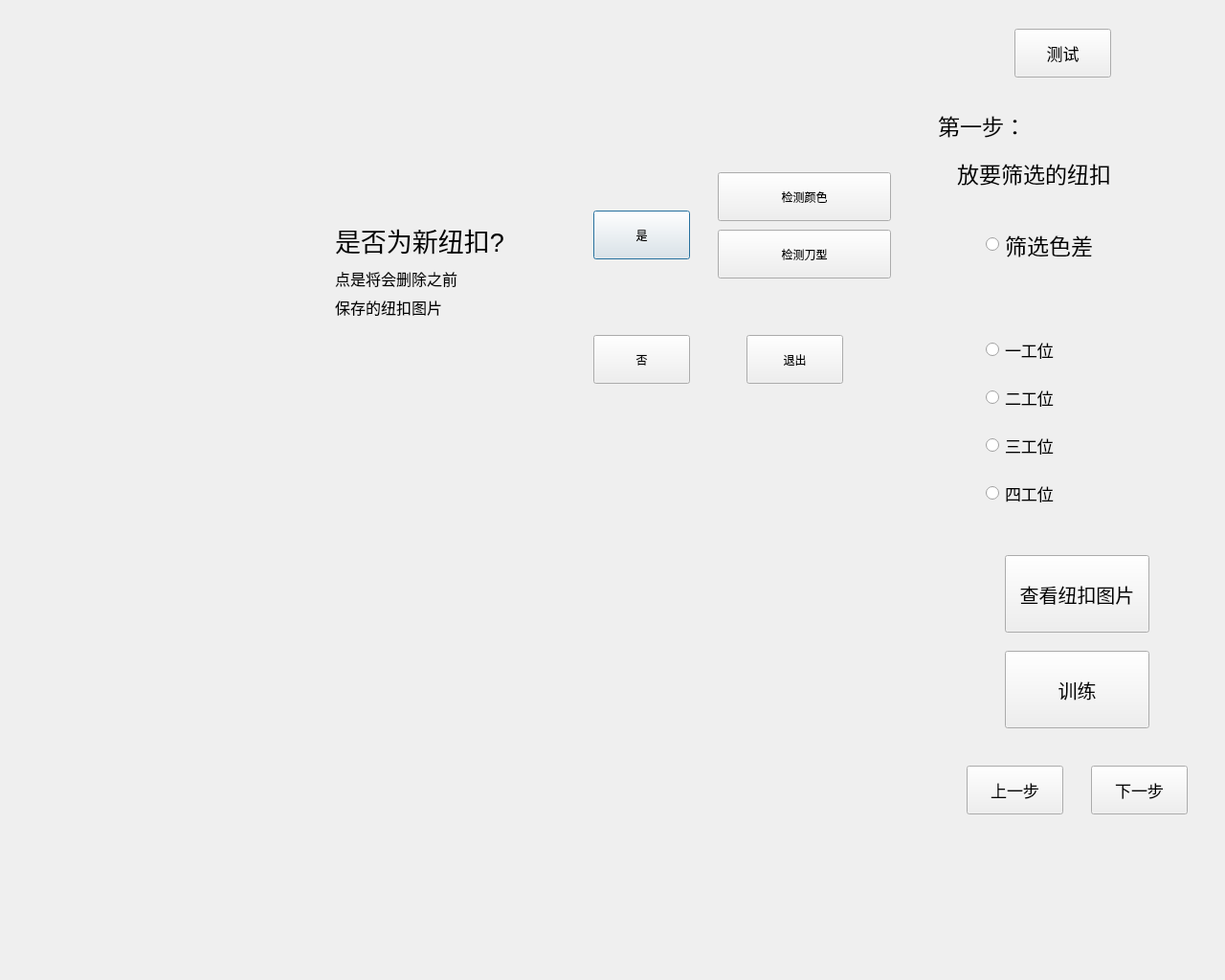
<?xml version="1.0" encoding="UTF-8"?>
<ui version="4.0">
 <class>DlgAiLearnClass</class>
 <widget class="QDialog" name="DlgAiLearnClass">
  <property name="geometry">
   <rect>
    <x>0</x>
    <y>0</y>
    <width>1280</width>
    <height>1024</height>
   </rect>
  </property>
  <property name="windowTitle">
   <string>DlgAiLearn</string>
  </property>
  <widget class="QWidget" name="widget_create" native="true">
   <property name="geometry">
    <rect>
     <x>160</x>
     <y>120</y>
     <width>801</width>
     <height>561</height>
    </rect>
   </property>
   <widget class="QLabel" name="label">
    <property name="geometry">
     <rect>
      <x>190</x>
      <y>100</y>
      <width>201</width>
      <height>61</height>
     </rect>
    </property>
    <property name="font">
     <font>
      <pointsize>20</pointsize>
     </font>
    </property>
    <property name="text">
     <string>是否为新纽扣?</string>
    </property>
   </widget>
   <widget class="QPushButton" name="pbtn_yes">
    <property name="geometry">
     <rect>
      <x>460</x>
      <y>100</y>
      <width>101</width>
      <height>51</height>
     </rect>
    </property>
    <property name="text">
     <string>是</string>
    </property>
   </widget>
   <widget class="QPushButton" name="pbtn_no">
    <property name="geometry">
     <rect>
      <x>460</x>
      <y>230</y>
      <width>101</width>
      <height>51</height>
     </rect>
    </property>
    <property name="text">
     <string>否</string>
    </property>
   </widget>
   <widget class="QLabel" name="label_2">
    <property name="geometry">
     <rect>
      <x>190</x>
      <y>140</y>
      <width>201</width>
      <height>61</height>
     </rect>
    </property>
    <property name="font">
     <font>
      <pointsize>12</pointsize>
     </font>
    </property>
    <property name="text">
     <string>点是将会删除之前</string>
    </property>
   </widget>
   <widget class="QLabel" name="label_3">
    <property name="geometry">
     <rect>
      <x>190</x>
      <y>170</y>
      <width>201</width>
      <height>61</height>
     </rect>
    </property>
    <property name="font">
     <font>
      <pointsize>12</pointsize>
     </font>
    </property>
    <property name="text">
     <string>保存的纽扣图片</string>
    </property>
   </widget>
   <widget class="QPushButton" name="pbtn_close">
    <property name="geometry">
     <rect>
      <x>620</x>
      <y>230</y>
      <width>101</width>
      <height>51</height>
     </rect>
    </property>
    <property name="text">
     <string>退出</string>
    </property>
   </widget>
   <widget class="QWidget" name="widget_check" native="true">
    <property name="geometry">
     <rect>
      <x>580</x>
      <y>50</y>
      <width>221</width>
      <height>131</height>
     </rect>
    </property>
    <widget class="QPushButton" name="pbtn_checkColor">
     <property name="geometry">
      <rect>
       <x>10</x>
       <y>10</y>
       <width>181</width>
       <height>51</height>
      </rect>
     </property>
     <property name="text">
      <string>检测颜色</string>
     </property>
    </widget>
    <widget class="QPushButton" name="pbtn_checkKnifeShape">
     <property name="geometry">
      <rect>
       <x>10</x>
       <y>70</y>
       <width>181</width>
       <height>51</height>
      </rect>
     </property>
     <property name="text">
      <string>检测刀型</string>
     </property>
    </widget>
   </widget>
  </widget>
  <widget class="QWidget" name="widget_step" native="true">
   <property name="geometry">
    <rect>
     <x>970</x>
     <y>100</y>
     <width>301</width>
     <height>821</height>
    </rect>
   </property>
   <widget class="QLabel" name="label_stepTitle">
    <property name="geometry">
     <rect>
      <x>10</x>
      <y>10</y>
      <width>201</width>
      <height>41</height>
     </rect>
    </property>
    <property name="font">
     <font>
      <pointsize>17</pointsize>
     </font>
    </property>
    <property name="text">
     <string>第一步：</string>
    </property>
   </widget>
   <widget class="QLabel" name="label_stepDescribe">
    <property name="geometry">
     <rect>
      <x>30</x>
      <y>60</y>
      <width>201</width>
      <height>41</height>
     </rect>
    </property>
    <property name="font">
     <font>
      <pointsize>17</pointsize>
     </font>
    </property>
    <property name="text">
     <string>放要筛选的纽扣</string>
    </property>
   </widget>
   <widget class="QRadioButton" name="rbtn_filterColorDiff">
    <property name="geometry">
     <rect>
      <x>60</x>
      <y>140</y>
      <width>121</width>
      <height>31</height>
     </rect>
    </property>
    <property name="font">
     <font>
      <pointsize>17</pointsize>
     </font>
    </property>
    <property name="text">
     <string>筛选色差</string>
    </property>
    <property name="autoExclusive">
     <bool>false</bool>
    </property>
   </widget>
   <widget class="QRadioButton" name="rbtn_station1">
    <property name="geometry">
     <rect>
      <x>60</x>
      <y>250</y>
      <width>121</width>
      <height>31</height>
     </rect>
    </property>
    <property name="font">
     <font>
      <pointsize>13</pointsize>
     </font>
    </property>
    <property name="text">
     <string>一工位</string>
    </property>
    <property name="checkable">
     <bool>true</bool>
    </property>
   </widget>
   <widget class="QRadioButton" name="rbtn_station2">
    <property name="geometry">
     <rect>
      <x>60</x>
      <y>300</y>
      <width>121</width>
      <height>31</height>
     </rect>
    </property>
    <property name="font">
     <font>
      <pointsize>13</pointsize>
     </font>
    </property>
    <property name="text">
     <string>二工位</string>
    </property>
   </widget>
   <widget class="QRadioButton" name="rbtn_station3">
    <property name="geometry">
     <rect>
      <x>60</x>
      <y>350</y>
      <width>121</width>
      <height>31</height>
     </rect>
    </property>
    <property name="font">
     <font>
      <pointsize>13</pointsize>
     </font>
    </property>
    <property name="text">
     <string>三工位</string>
    </property>
   </widget>
   <widget class="QRadioButton" name="rbtn_station4">
    <property name="geometry">
     <rect>
      <x>60</x>
      <y>400</y>
      <width>121</width>
      <height>31</height>
     </rect>
    </property>
    <property name="font">
     <font>
      <pointsize>13</pointsize>
     </font>
    </property>
    <property name="text">
     <string>四工位</string>
    </property>
   </widget>
   <widget class="QPushButton" name="pbtn_next">
    <property name="geometry">
     <rect>
      <x>170</x>
      <y>700</y>
      <width>101</width>
      <height>51</height>
     </rect>
    </property>
    <property name="font">
     <font>
      <pointsize>13</pointsize>
     </font>
    </property>
    <property name="text">
     <string>下一步</string>
    </property>
   </widget>
   <widget class="QPushButton" name="pbtn_lookAllImage">
    <property name="geometry">
     <rect>
      <x>80</x>
      <y>480</y>
      <width>151</width>
      <height>81</height>
     </rect>
    </property>
    <property name="font">
     <font>
      <pointsize>15</pointsize>
     </font>
    </property>
    <property name="text">
     <string>查看纽扣图片</string>
    </property>
   </widget>
   <widget class="QPushButton" name="pbtn_pre">
    <property name="geometry">
     <rect>
      <x>40</x>
      <y>700</y>
      <width>101</width>
      <height>51</height>
     </rect>
    </property>
    <property name="font">
     <font>
      <pointsize>13</pointsize>
     </font>
    </property>
    <property name="text">
     <string>上一步</string>
    </property>
   </widget>
   <widget class="QPushButton" name="pbtn_train">
    <property name="geometry">
     <rect>
      <x>80</x>
      <y>580</y>
      <width>151</width>
      <height>81</height>
     </rect>
    </property>
    <property name="font">
     <font>
      <pointsize>15</pointsize>
     </font>
    </property>
    <property name="text">
     <string>训练</string>
    </property>
   </widget>
  </widget>
  <widget class="QWidget" name="widget_pic" native="true">
   <property name="geometry">
    <rect>
     <x>20</x>
     <y>30</y>
     <width>950</width>
     <height>950</height>
    </rect>
   </property>
   <widget class="QLabel" name="label_pic3">
    <property name="geometry">
     <rect>
      <x>0</x>
      <y>475</y>
      <width>475</width>
      <height>475</height>
     </rect>
    </property>
    <property name="text">
     <string/>
    </property>
   </widget>
   <widget class="QLabel" name="label_pic1">
    <property name="geometry">
     <rect>
      <x>0</x>
      <y>0</y>
      <width>475</width>
      <height>475</height>
     </rect>
    </property>
    <property name="text">
     <string/>
    </property>
   </widget>
   <widget class="QLabel" name="label_pic4">
    <property name="geometry">
     <rect>
      <x>475</x>
      <y>475</y>
      <width>475</width>
      <height>475</height>
     </rect>
    </property>
    <property name="text">
     <string/>
    </property>
   </widget>
   <widget class="QLabel" name="label_pic2">
    <property name="geometry">
     <rect>
      <x>475</x>
      <y>0</y>
      <width>475</width>
      <height>475</height>
     </rect>
    </property>
    <property name="text">
     <string/>
    </property>
   </widget>
  </widget>
  <widget class="QPushButton" name="pbtn_test">
   <property name="geometry">
    <rect>
     <x>1060</x>
     <y>30</y>
     <width>101</width>
     <height>51</height>
    </rect>
   </property>
   <property name="font">
    <font>
     <pointsize>13</pointsize>
    </font>
   </property>
   <property name="text">
    <string>测试</string>
   </property>
  </widget>
 </widget>
 <layoutdefault spacing="6" margin="11"/>
 <resources/>
 <connections/>
</ui>
